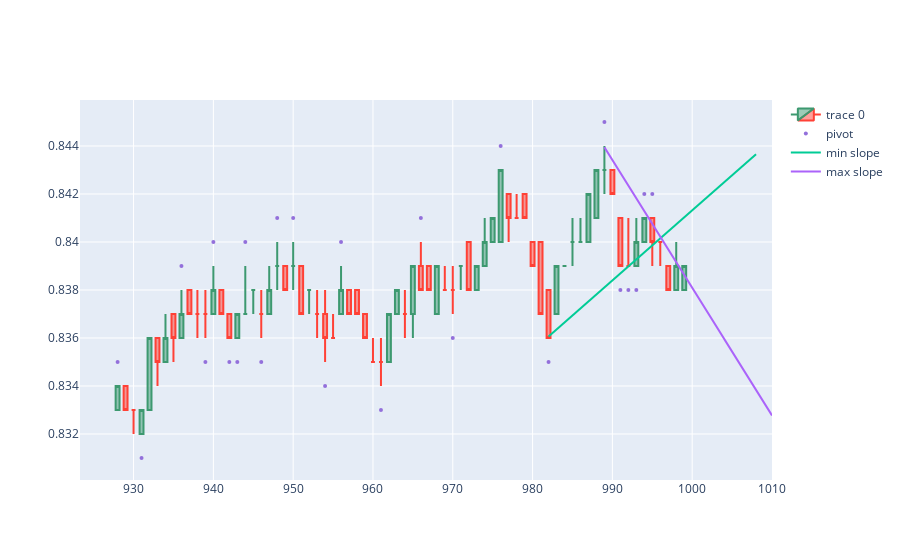

The notebook cell saved with this chart:
### Code cell
md.dibuja_patrones_triangulos (data,998)
